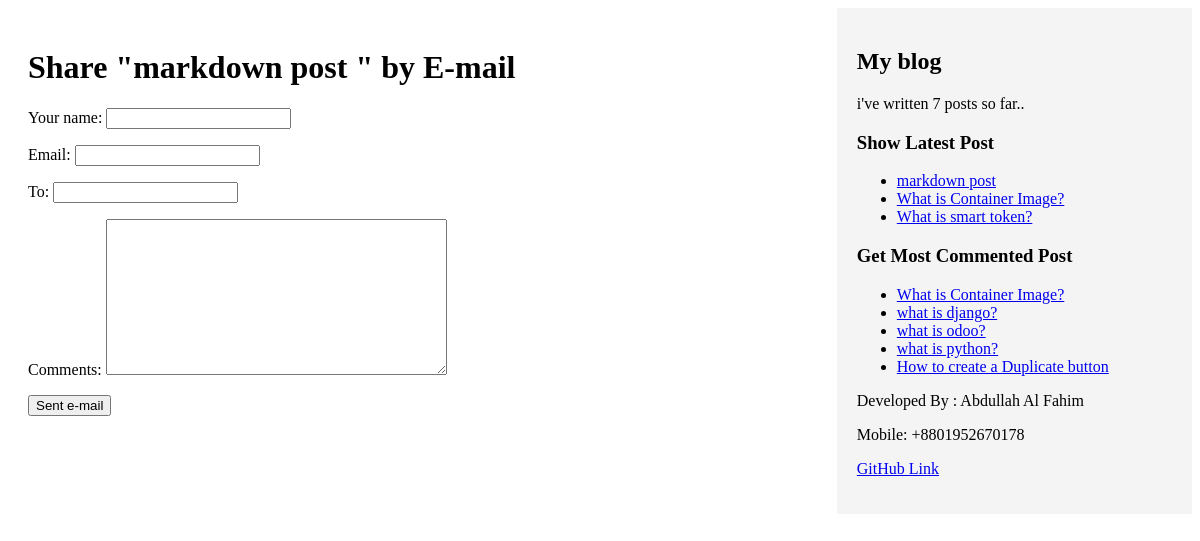
Screenshot of /blog/7/share with the database file from the repository.
### blog/models.py (models this page shows, shortened)
class Post(models.Model):
    class Status(models.TextChoices):
        DRAFT = 'DF', 'Draft'
        PUBLISHED = 'PB', 'Published'
    tags = TaggableManager()
    title = models.CharField(max_length=250)
    slug = models.SlugField(max_length=250, unique_for_date='publish')
    body = models.TextField()
    author = models.ForeignKey(User, on_delete=models.CASCADE, related_name='blog_post')
    publish = models.DateTimeField(default=timezone.now)
    created = models.DateTimeField(auto_now_add=True)
    updated = models.DateTimeField(auto_now=True)
    status = models.CharField(max_length=2, choices=Status.choices, default=Status.DRAFT)
    created_by = models.ForeignKey(User, on_delete=models.SET_NULL, null=True, blank=True, related_name='created_posts')
    updated_by = models.ForeignKey(User, on_delete=models.SET_NULL, null=True, blank=True, related_name='updated_posts')
    objects = models.Manager() # The default manager.
    published = PublishedManager() # Our custom manager.
    class Meta:
        ordering = ['-publish']
        indexes = [models.Index(fields=['-publish']),
                   ]
    def get_absolute_url(self):
       return reverse('blog:post_detail', args=[self.slug])

### blog/views.py (the view, shortened to what this page needs)
# urls.py: path('<int:post_id>/share',views.post_share, name="post_share"),
def post_share(request, post_id):
    posts = get_object_or_404(Post, id = post_id, status=Post.Status.PUBLISHED)
    sent=False
    form = EmailPostForm()
    context={
        'posts' : posts,
        'form' : form,
        'sent' : sent
         }
    return render(request, 'blog/posts/share.html', context)

### blog/forms.py
class EmailPostForm(forms.Form):
    name = forms.CharField(label="Your name", max_length=100)
    email = forms.EmailField()
    to = forms.EmailField()
    comments = forms.CharField(required=False, widget=forms.Textarea)

### blog/models.py (called while the page is built)
 def get_queryset(self):
    return super().get_queryset()\
        .filter(status=Post.Status.PUBLISHED)

### blog/templatetags/blog_tags.py (called while the page is built)
@register.simple_tag
def total_posts():
    return Post.published.count()

@register.inclusion_tag('blog/posts/latest_posts.html')
def show_latest_posts(count=5):
 latest_posts = Post.published.order_by('-publish')[:count]
 return {'latest_posts': latest_posts}

@register.simple_tag
def get_most_commented_posts(count=5):
   return Post.published.annotate(total_comments=Count('comments')).order_by('-total_comments')[:count]

### templates/blog/posts/share.html (shortened to what this page needs)
{% extends 'base.html' %}
{% block content %}
    {% if sent %}
        <h1>E-mail successfully sent</h1>
        <p> {{ posts.title }} was successfully sent to {{form.cleaned_data.to}} </p>
     {% else %}
        <h1> Share "{{ posts.title }} " by E-mail</h1>
        <form method="post">
                {{ form.as_p  }}
            <input type="submit" value="Sent e-mail">
        </form>
     {% endif %}
{% endblock %}

### templates/base.html (shortened to what this page needs)
{% load blog_tags %}
{% load static %}
<!doctype html>
<html lang="en">
  <head>
    <link rel="stylesheet" href="{% static 'blog/blog.css' %}">
  </head>
  <body>
    <div id="content" class="clearfix">
        {% block content %}
        {% endblock %}
    </div>
    <div id="sidebar" class="clearfix">
        <h2>My blog</h2>
        <p> i've written {% total_posts %} posts so far.. </p>
        <h3>Show Latest Post</h3>
        {% show_latest_posts 3 %}
        <h3>Get Most Commented Post</h3>
        {% get_most_commented_posts as most_commented_posts %}
        <ul>
        {% for post in most_commented_posts %}
        <li>
        <a href="{{ post.get_absolute_url }}">{{ post.title }}</a>
        </li>
        {% endfor %}
        </ul>
        <p>Developed By : Abdullah Al Fahim</p>
        <p>Mobile: +8801952670178</p>
        <P> <a href="https://github.com/Fahim-Khan-98">GitHub Link</a>  </P>
    </div>
  </body>
</html>

### templates/blog/posts/latest_posts.html
<ul>
    {% for post in latest_posts %}
    <li>
    <a href="{{ post.get_absolute_url }}">{{ post.title }}</a>
    </li>
    {% endfor %}
</ul>

### static/blog/blog.css (style rules this page uses)
#content { float: left; width: 70%; padding: 20px; box-sizing: border-box; }
#sidebar { float: right; width: 30%; padding: 20px; box-sizing: border-box; background-color: #f4f4f4; }
.clearfix::after { content: ""; clear: both; display: table; }

### rows the page displays
Post: title "markdown post"
Post: title "What is Container Image?"
Post: title "What is smart token?"
Post: title "what is django?"
Post: title "what is odoo?"
Post: title "what is python?"
Post: title "How to create a Duplicate button"
